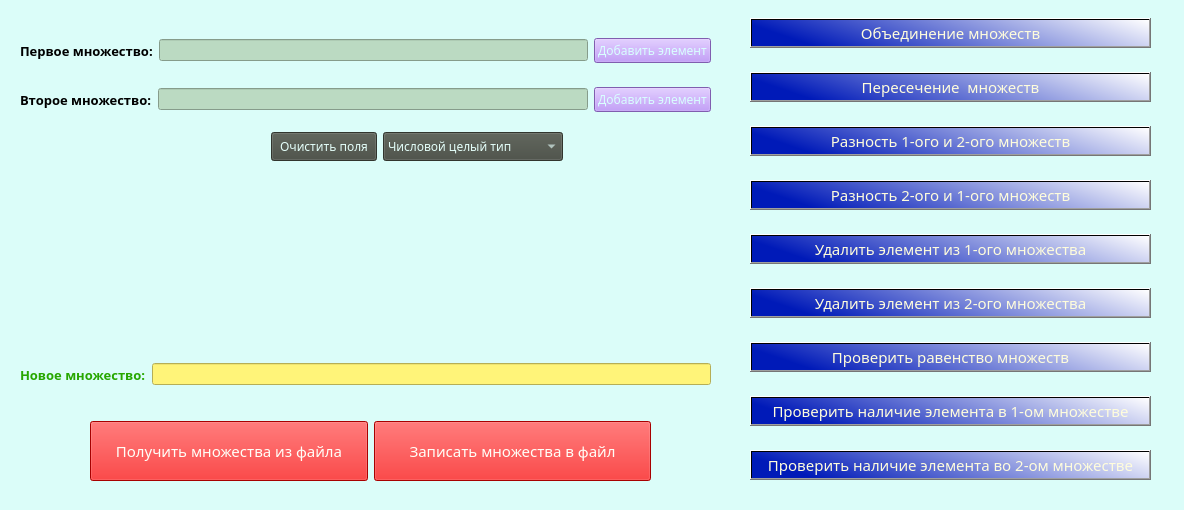
<?xml version="1.0" encoding="UTF-8"?>
<ui version="4.0">
 <class>MainWindow</class>
 <widget class="QMainWindow" name="MainWindow">
  <property name="geometry">
   <rect>
    <x>0</x>
    <y>0</y>
    <width>1184</width>
    <height>510</height>
   </rect>
  </property>
  <property name="windowTitle">
   <string>MainWindow</string>
  </property>
  <property name="styleSheet">
   <string notr="true">background-color: rgb(219, 253, 249);</string>
  </property>
  <widget class="QWidget" name="centralwidget">
   <widget class="QWidget" name="layoutWidget">
    <property name="geometry">
     <rect>
      <x>90</x>
      <y>420</y>
      <width>561</width>
      <height>62</height>
     </rect>
    </property>
    <layout class="QHBoxLayout" name="horizontalLayout_3">
     <item>
      <widget class="QPushButton" name="pushButtonFileIn">
       <property name="minimumSize">
        <size>
         <width>250</width>
         <height>60</height>
        </size>
       </property>
       <property name="font">
        <font>
         <family>Franklin Gothic Medium Cond</family>
         <pointsize>11</pointsize>
        </font>
       </property>
       <property name="styleSheet">
        <string notr="true">background-color: rgb(234, 0, 0);
border-color: rgb(255, 93, 128);
color: rgb(255, 255, 248);</string>
       </property>
       <property name="text">
        <string>Получить множества из файла</string>
       </property>
      </widget>
     </item>
     <item>
      <widget class="QPushButton" name="pushButtonFileOut">
       <property name="minimumSize">
        <size>
         <width>250</width>
         <height>60</height>
        </size>
       </property>
       <property name="font">
        <font>
         <family>Franklin Gothic Medium Cond</family>
         <pointsize>11</pointsize>
        </font>
       </property>
       <property name="styleSheet">
        <string notr="true">background-color: rgb(234, 0, 0);
border-color: rgb(255, 93, 128);
color: rgb(255, 255, 248);</string>
       </property>
       <property name="text">
        <string>Записать множества в файл</string>
       </property>
      </widget>
     </item>
    </layout>
   </widget>
   <widget class="QWidget" name="layoutWidget">
    <property name="geometry">
     <rect>
      <x>20</x>
      <y>20</y>
      <width>691</width>
      <height>111</height>
     </rect>
    </property>
    <layout class="QVBoxLayout" name="verticalLayout">
     <item>
      <layout class="QHBoxLayout" name="horizontalLayout">
       <item>
        <widget class="QLabel" name="labelSet1">
         <property name="font">
          <font>
           <family>Rockwell Condensed</family>
           <pointsize>10</pointsize>
           <weight>75</weight>
           <bold>true</bold>
          </font>
         </property>
         <property name="text">
          <string>Первое множество:</string>
         </property>
        </widget>
       </item>
       <item>
        <widget class="QLineEdit" name="lineEditFirst">
         <property name="styleSheet">
          <string notr="true">background-color: rgb(187, 218, 194);
font: 10pt &quot;Century Gothic&quot;;</string>
         </property>
        </widget>
       </item>
       <item>
        <widget class="QPushButton" name="pushButtonAdd">
         <property name="font">
          <font>
           <family>Franklin Gothic Medium Cond</family>
           <pointsize>9</pointsize>
          </font>
         </property>
         <property name="styleSheet">
          <string notr="true">background-color: rgb(179, 132, 245);
color: rgb(216, 255, 255);</string>
         </property>
         <property name="text">
          <string>Добавить элемент</string>
         </property>
        </widget>
       </item>
      </layout>
     </item>
     <item>
      <layout class="QHBoxLayout" name="horizontalLayout_2">
       <item>
        <widget class="QLabel" name="labelSet2">
         <property name="font">
          <font>
           <family>Rockwell Condensed</family>
           <pointsize>10</pointsize>
           <weight>75</weight>
           <bold>true</bold>
          </font>
         </property>
         <property name="text">
          <string>Второе множество:</string>
         </property>
        </widget>
       </item>
       <item>
        <widget class="QLineEdit" name="lineEditSecond">
         <property name="enabled">
          <bool>true</bool>
         </property>
         <property name="styleSheet">
          <string notr="true">background-color: rgb(187, 218, 194);
font: 10pt &quot;Century Gothic&quot;;</string>
         </property>
        </widget>
       </item>
       <item>
        <widget class="QPushButton" name="pushButtonAddTwo">
         <property name="font">
          <font>
           <family>Franklin Gothic Medium Cond</family>
           <pointsize>9</pointsize>
          </font>
         </property>
         <property name="styleSheet">
          <string notr="true">background-color: rgb(179, 132, 245);
color: rgb(216, 255, 255);</string>
         </property>
         <property name="text">
          <string>Добавить элемент</string>
         </property>
        </widget>
       </item>
      </layout>
     </item>
    </layout>
   </widget>
   <widget class="QWidget" name="layoutWidget">
    <property name="geometry">
     <rect>
      <x>20</x>
      <y>360</y>
      <width>691</width>
      <height>29</height>
     </rect>
    </property>
    <layout class="QHBoxLayout" name="horizontalLayout_4">
     <item>
      <widget class="QLabel" name="label">
       <property name="font">
        <font>
         <family>Rockwell Condensed</family>
         <pointsize>10</pointsize>
         <weight>75</weight>
         <bold>true</bold>
        </font>
       </property>
       <property name="styleSheet">
        <string notr="true">color: rgb(39, 167, 0);</string>
       </property>
       <property name="text">
        <string>Новое множество:</string>
       </property>
      </widget>
     </item>
     <item>
      <widget class="QLineEdit" name="lineEditRes">
       <property name="styleSheet">
        <string notr="true">background-color: rgb(255, 244, 121);
font: 10pt &quot;Century Gothic&quot;;</string>
       </property>
      </widget>
     </item>
    </layout>
   </widget>
   <widget class="QLabel" name="image">
    <property name="geometry">
     <rect>
      <x>30</x>
      <y>160</y>
      <width>281</width>
      <height>171</height>
     </rect>
    </property>
    <property name="text">
     <string/>
    </property>
    <property name="pixmap">
     <pixmap>../../../Pictures/MIREA_logo.png</pixmap>
    </property>
   </widget>
   <widget class="QWidget" name="layoutWidget">
    <property name="geometry">
     <rect>
      <x>750</x>
      <y>0</y>
      <width>401</width>
      <height>501</height>
     </rect>
    </property>
    <layout class="QVBoxLayout" name="verticalLayout_2">
     <item>
      <widget class="QPushButton" name="pushButtonUnion">
       <property name="font">
        <font>
         <family>Franklin Gothic Medium Cond</family>
         <pointsize>11</pointsize>
        </font>
       </property>
       <property name="styleSheet">
        <string notr="true">color: rgb(255, 253, 220);
border-top-color: rgb(85, 255, 255);
border-right-color: rgb(85, 255, 255);
border-left-color: rgb(85, 255, 255);
border-color: rgb(152, 255, 247);
background-color: qlineargradient(spread:pad, x1:0, y1:0.193, x2:1, y2:0, stop:0 rgba(0, 26, 184, 255), stop:1 rgba(255, 255, 255, 255));

</string>
       </property>
       <property name="text">
        <string>Объединение множеств</string>
       </property>
      </widget>
     </item>
     <item>
      <widget class="QPushButton" name="pushButtonInter">
       <property name="font">
        <font>
         <family>Franklin Gothic Medium Cond</family>
         <pointsize>11</pointsize>
        </font>
       </property>
       <property name="styleSheet">
        <string notr="true">color: rgb(255, 253, 220);
border-top-color: rgb(85, 255, 255);
border-right-color: rgb(85, 255, 255);
border-left-color: rgb(85, 255, 255);
border-color: rgb(152, 255, 247);
background-color: qlineargradient(spread:pad, x1:0, y1:0.193, x2:1, y2:0, stop:0 rgba(0, 26, 184, 255), stop:1 rgba(255, 255, 255, 255));

</string>
       </property>
       <property name="text">
        <string>Пересечение  множеств</string>
       </property>
      </widget>
     </item>
     <item>
      <widget class="QPushButton" name="pushButtonSub">
       <property name="font">
        <font>
         <family>Franklin Gothic Medium Cond</family>
         <pointsize>11</pointsize>
        </font>
       </property>
       <property name="styleSheet">
        <string notr="true">color: rgb(255, 253, 220);
border-top-color: rgb(85, 255, 255);
border-right-color: rgb(85, 255, 255);
border-left-color: rgb(85, 255, 255);
border-color: rgb(152, 255, 247);
background-color: qlineargradient(spread:pad, x1:0, y1:0.193, x2:1, y2:0, stop:0 rgba(0, 26, 184, 255), stop:1 rgba(255, 255, 255, 255));

</string>
       </property>
       <property name="text">
        <string>Разность 1-ого и 2-ого множеств</string>
       </property>
      </widget>
     </item>
     <item>
      <widget class="QPushButton" name="pushButtonSubTwo">
       <property name="font">
        <font>
         <family>Franklin Gothic Medium Cond</family>
         <pointsize>11</pointsize>
        </font>
       </property>
       <property name="styleSheet">
        <string notr="true">color: rgb(255, 253, 220);
border-top-color: rgb(85, 255, 255);
border-right-color: rgb(85, 255, 255);
border-left-color: rgb(85, 255, 255);
border-color: rgb(152, 255, 247);
background-color: qlineargradient(spread:pad, x1:0, y1:0.193, x2:1, y2:0, stop:0 rgba(0, 26, 184, 255), stop:1 rgba(255, 255, 255, 255));

</string>
       </property>
       <property name="text">
        <string>Разность 2-ого и 1-ого множеств</string>
       </property>
      </widget>
     </item>
     <item>
      <widget class="QPushButton" name="pushButtonDelete">
       <property name="font">
        <font>
         <family>Franklin Gothic Medium Cond</family>
         <pointsize>11</pointsize>
        </font>
       </property>
       <property name="styleSheet">
        <string notr="true">color: rgb(255, 253, 220);
border-top-color: rgb(85, 255, 255);
border-right-color: rgb(85, 255, 255);
border-left-color: rgb(85, 255, 255);
border-color: rgb(152, 255, 247);
background-color: qlineargradient(spread:pad, x1:0, y1:0.193, x2:1, y2:0, stop:0 rgba(0, 26, 184, 255), stop:1 rgba(255, 255, 255, 255));

</string>
       </property>
       <property name="text">
        <string>Удалить элемент из 1-ого множества</string>
       </property>
      </widget>
     </item>
     <item>
      <widget class="QPushButton" name="pushButtonDeleteTwo">
       <property name="font">
        <font>
         <family>Franklin Gothic Medium Cond</family>
         <pointsize>11</pointsize>
        </font>
       </property>
       <property name="styleSheet">
        <string notr="true">color: rgb(255, 253, 220);
border-top-color: rgb(85, 255, 255);
border-right-color: rgb(85, 255, 255);
border-left-color: rgb(85, 255, 255);
border-color: rgb(152, 255, 247);
background-color: qlineargradient(spread:pad, x1:0, y1:0.193, x2:1, y2:0, stop:0 rgba(0, 26, 184, 255), stop:1 rgba(255, 255, 255, 255));

</string>
       </property>
       <property name="text">
        <string>Удалить элемент из 2-ого множества</string>
       </property>
      </widget>
     </item>
     <item>
      <widget class="QPushButton" name="pushButtonEqual">
       <property name="font">
        <font>
         <family>Franklin Gothic Medium Cond</family>
         <pointsize>11</pointsize>
        </font>
       </property>
       <property name="styleSheet">
        <string notr="true">color: rgb(255, 253, 220);
border-top-color: rgb(85, 255, 255);
border-right-color: rgb(85, 255, 255);
border-left-color: rgb(85, 255, 255);
border-color: rgb(152, 255, 247);
background-color: qlineargradient(spread:pad, x1:0, y1:0.193, x2:1, y2:0, stop:0 rgba(0, 26, 184, 255), stop:1 rgba(255, 255, 255, 255));

</string>
       </property>
       <property name="text">
        <string>Проверить равенство множеств</string>
       </property>
      </widget>
     </item>
     <item>
      <widget class="QPushButton" name="pushButtonFind">
       <property name="font">
        <font>
         <family>Franklin Gothic Medium Cond</family>
         <pointsize>11</pointsize>
        </font>
       </property>
       <property name="styleSheet">
        <string notr="true">color: rgb(255, 253, 220);
border-top-color: rgb(85, 255, 255);
border-right-color: rgb(85, 255, 255);
border-left-color: rgb(85, 255, 255);
border-color: rgb(152, 255, 247);
background-color: qlineargradient(spread:pad, x1:0, y1:0.193, x2:1, y2:0, stop:0 rgba(0, 26, 184, 255), stop:1 rgba(255, 255, 255, 255));

</string>
       </property>
       <property name="text">
        <string>Проверить наличие элемента в 1-ом множестве</string>
       </property>
      </widget>
     </item>
     <item>
      <widget class="QPushButton" name="pushButtonFindTwo">
       <property name="font">
        <font>
         <family>Franklin Gothic Medium Cond</family>
         <pointsize>11</pointsize>
        </font>
       </property>
       <property name="styleSheet">
        <string notr="true">color: rgb(255, 253, 220);
border-top-color: rgb(85, 255, 255);
border-right-color: rgb(85, 255, 255);
border-left-color: rgb(85, 255, 255);
border-color: rgb(152, 255, 247);
background-color: qlineargradient(spread:pad, x1:0, y1:0.193, x2:1, y2:0, stop:0 rgba(0, 26, 184, 255), stop:1 rgba(255, 255, 255, 255));

</string>
       </property>
       <property name="text">
        <string>Проверить наличие элемента во 2-ом множестве</string>
       </property>
      </widget>
     </item>
    </layout>
   </widget>
   <widget class="QWidget" name="">
    <property name="geometry">
     <rect>
      <x>271</x>
      <y>131</y>
      <width>292</width>
      <height>31</height>
     </rect>
    </property>
    <layout class="QHBoxLayout" name="horizontalLayout_5">
     <item>
      <widget class="QPushButton" name="pushButtonClear">
       <property name="minimumSize">
        <size>
         <width>103</width>
         <height>29</height>
        </size>
       </property>
       <property name="font">
        <font>
         <family>Franklin Gothic Medium</family>
         <pointsize>9</pointsize>
        </font>
       </property>
       <property name="styleSheet">
        <string notr="true">background-color: rgb(69, 74, 65);
color: rgb(228, 255, 250);</string>
       </property>
       <property name="text">
        <string>Очистить поля</string>
       </property>
      </widget>
     </item>
     <item>
      <widget class="QComboBox" name="comboBox">
       <property name="minimumSize">
        <size>
         <width>180</width>
         <height>29</height>
        </size>
       </property>
       <property name="font">
        <font>
         <family>Franklin Gothic Medium</family>
         <pointsize>9</pointsize>
        </font>
       </property>
       <property name="styleSheet">
        <string notr="true">background-color: rgb(69, 74, 65);
color: rgb(228, 255, 250);</string>
       </property>
       <item>
        <property name="text">
         <string>Числовой целый тип</string>
        </property>
       </item>
       <item>
        <property name="text">
         <string>Числовой дробный тип</string>
        </property>
       </item>
       <item>
        <property name="text">
         <string>Cимвольный тип</string>
        </property>
       </item>
       <item>
        <property name="text">
         <string>Логический тип</string>
        </property>
       </item>
       <item>
        <property name="text">
         <string>Строковый тип</string>
        </property>
       </item>
      </widget>
     </item>
    </layout>
   </widget>
  </widget>
 </widget>
 <resources/>
 <connections/>
</ui>
